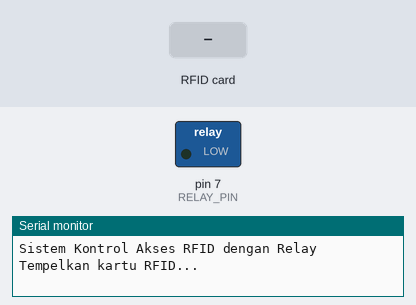
Bench run of a sketch on a simulated Arduino Uno, built with avr-gcc and run on an emulated ATmega328P. On the bench: switched loads named in the sketch (green lamp = pin HIGH), the last lines printed to the serial monitor. Inputs (shaded band) come from the test bench. Pins used as bus, display or sensor lines are not drawn.

Above: at 1.2 s.
1.3 s: RFID card 73 A3 96 2E held to the reader
At 2.1 s:
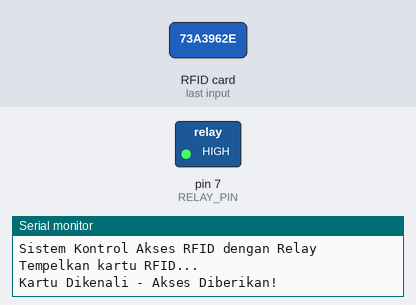
2.8 s: RFID card 5E 7A 19 C4 held to the reader
Timing chart, 0 to 5.8 s (numbered marks = the images above; inputs shaded):
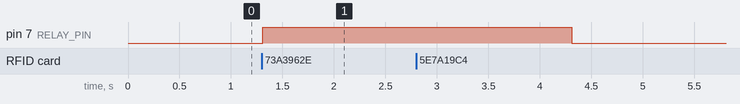

The sketch:

RFID_P5.ino
```cpp
#include <SPI.h>
#include <MFRC522.h>

// Pin konfigurasi RFID RC522
#define SS_PIN 10   // Pin Slave Select
#define RST_PIN 9   // Pin Reset

// Pin Relay
#define RELAY_PIN 7  // Menggunakan pin digital 7 untuk relay

// ID Kartu yang diizinkan (sesuai contoh Anda)
const String AUTHORIZED_CARD = "73 a3 96 2e";

// Inisialisasi objek RFID
MFRC522 rfid(SS_PIN, RST_PIN);

void setup() {
  // Inisialisasi komunikasi serial
  Serial.begin(9600);

  // Inisialisasi SPI
  SPI.begin();

  // Inisialisasi modul RFID
  rfid.PCD_Init();

  // Inisialisasi pin relay
  pinMode(RELAY_PIN, OUTPUT);
  digitalWrite(RELAY_PIN, LOW);  // Pastikan relay mati saat awal

  Serial.println("Sistem Kontrol Akses RFID dengan Relay");
  Serial.println("Tempelkan kartu RFID...");
}

void loop() {
  // Cari kartu baru
  if (!rfid.PICC_IsNewCardPresent()) {
    return;
  }

  // Pilih kartu
  if (!rfid.PICC_ReadCardSerial()) {
    return;
  }

  // Konversi ID kartu ke string
  String cardID = "";
  for (byte i = 0; i < rfid.uid.size; i++) {
    cardID += (rfid.uid.uidByte[i] < 0x10 ? " 0" : " ");
    cardID += String(rfid.uid.uidByte[i], HEX);
  }
  cardID.trim();  // Hapus spasi di awal

  // Cek otorisasi kartu
  if (cardID == AUTHORIZED_CARD) {
    Serial.println("Kartu Dikenali - Akses Diberikan!");

    // Aktifkan relay
    digitalWrite(RELAY_PIN, HIGH);
    delay(3000);  // Relay aktif selama 3 detik
    digitalWrite(RELAY_PIN, LOW);
  } else {
    Serial.println("Kartu Tidak Dikenali - Akses Ditolak!");
  }

  // Tampilkan ID kartu yang dibaca
  Serial.print("ID Kartu: ");
  Serial.println(cardID);

  // Hentikan pembacaan
  rfid.PICC_HaltA();
  rfid.PCD_StopCrypto1();
}
```

Measured:
- after the input at 1.3 s, pin 7 (RELAY_PIN): LOW → HIGH at once
